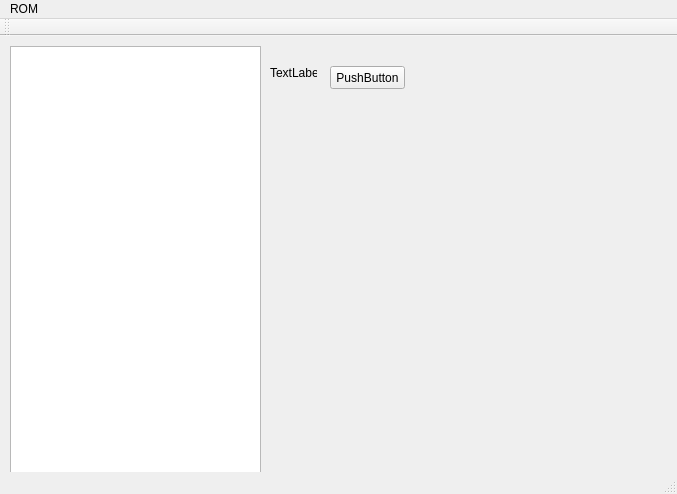
<?xml version="1.0" encoding="UTF-8"?>
<ui version="4.0">
 <class>MainWindowClass</class>
 <widget class="QMainWindow" name="MainWindowClass">
  <property name="geometry">
   <rect>
    <x>0</x>
    <y>0</y>
    <width>677</width>
    <height>494</height>
   </rect>
  </property>
  <property name="windowTitle">
   <string>MainWindow</string>
  </property>
  <widget class="QWidget" name="centralWidget">
   <widget class="QLabel" name="label">
    <property name="geometry">
     <rect>
      <x>270</x>
      <y>30</y>
      <width>47</width>
      <height>13</height>
     </rect>
    </property>
    <property name="text">
     <string>TextLabel</string>
    </property>
   </widget>
   <widget class="QPushButton" name="pushButton">
    <property name="geometry">
     <rect>
      <x>330</x>
      <y>30</y>
      <width>75</width>
      <height>23</height>
     </rect>
    </property>
    <property name="text">
     <string>PushButton</string>
    </property>
   </widget>
   <widget class="QTreeWidget" name="treeWidget">
    <property name="geometry">
     <rect>
      <x>10</x>
      <y>10</y>
      <width>251</width>
      <height>431</height>
     </rect>
    </property>
    <property name="contextMenuPolicy">
     <enum>Qt::DefaultContextMenu</enum>
    </property>
    <property name="headerHidden">
     <bool>true</bool>
    </property>
    <column>
     <property name="text">
      <string notr="true">1</string>
     </property>
    </column>
   </widget>
  </widget>
  <widget class="QMenuBar" name="menuBar">
   <property name="geometry">
    <rect>
     <x>0</x>
     <y>0</y>
     <width>677</width>
     <height>21</height>
    </rect>
   </property>
   <widget class="QMenu" name="menuROM">
    <property name="title">
     <string>ROM</string>
    </property>
    <addaction name="actionOpen_GCM"/>
   </widget>
   <addaction name="menuROM"/>
  </widget>
  <widget class="QToolBar" name="mainToolBar">
   <attribute name="toolBarArea">
    <enum>TopToolBarArea</enum>
   </attribute>
   <attribute name="toolBarBreak">
    <bool>false</bool>
   </attribute>
  </widget>
  <widget class="QStatusBar" name="statusBar"/>
  <action name="actionOpen_GCM">
   <property name="text">
    <string>Open GCM</string>
   </property>
  </action>
 </widget>
 <layoutdefault spacing="6" margin="11"/>
 <resources>
  <include location="MainWindow.qrc"/>
 </resources>
 <connections>
  <connection>
   <sender>pushButton</sender>
   <signal>clicked()</signal>
   <receiver>MainWindowClass</receiver>
   <slot>onBtnPush()</slot>
   <hints>
    <hint type="sourcelabel">
     <x>174</x>
     <y>85</y>
    </hint>
    <hint type="destinationlabel">
     <x>233</x>
     <y>51</y>
    </hint>
   </hints>
  </connection>
  <connection>
   <sender>actionOpen_GCM</sender>
   <signal>triggered()</signal>
   <receiver>MainWindowClass</receiver>
   <slot>onOpenGCM()</slot>
   <hints>
    <hint type="sourcelabel">
     <x>-1</x>
     <y>-1</y>
    </hint>
    <hint type="destinationlabel">
     <x>299</x>
     <y>199</y>
    </hint>
   </hints>
  </connection>
  <connection>
   <sender>treeWidget</sender>
   <signal>itemClicked(QTreeWidgetItem*,int)</signal>
   <receiver>MainWindowClass</receiver>
   <slot>onTreeItemClick(QTreeWidgetItem*,int)</slot>
   <hints>
    <hint type="sourcelabel">
     <x>320</x>
     <y>137</y>
    </hint>
    <hint type="destinationlabel">
     <x>348</x>
     <y>116</y>
    </hint>
   </hints>
  </connection>
 </connections>
 <slots>
  <slot>onBtnPush()</slot>
  <slot>onTreeItemClick(QTreeWidgetItem*,int)</slot>
 </slots>
</ui>
